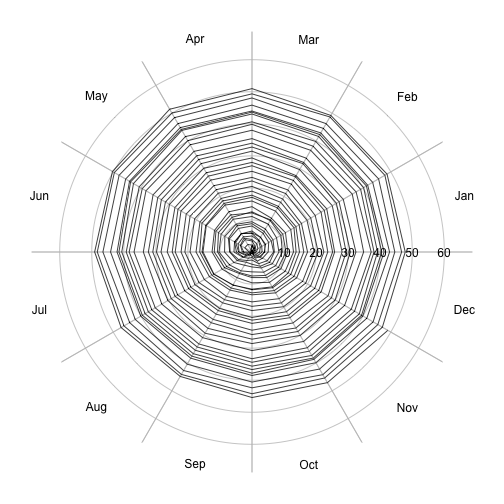

R code for this plot:

## ----hodograph, fig.path='2014-02-08-'-----------------------------------
hodograph <- function(x, y, t, rings, tcut=c("daily", "yearly"), ...)
{
    tcut <- match.arg(tcut)
    if (missing(t)) {
        stop("x-y method not coded yet\n")
    } else {
        if (!missing(y)) {
            stop("cannot give y if t is given\n")
        }
        if (tcut== "yearly") {
            ## x=x(t)
            t <- as.POSIXlt(t)
            start <- ISOdatetime(1900+as.POSIXlt(t[1])$year, 1, 1, 0, 0, 0,
                                 tz=attr(t, "tzone"))
            day <- as.numeric(julian(t, origin=start))
            xx <- x * cos(day / 365 * 2 * pi)
            yy <- x * sin(day / 365 * 2 * pi)
            ## axes
            if (missing(rings))
                rings <- pretty(sqrt(xx^2 + yy^2))
            rscale <- 1.04 * max(rings)
            theta <- seq(0, 2 * pi, length.out=200)
            plot(xx, yy, asp=1, xlim=rscale*c(-1.1,1.1), ylim=rscale*c(-1.1, 1.1),
                 type='n', xlab="", ylab="", axes=FALSE)
            ## month lines
            month <- c("Jan", "Feb", "Mar", "Apr", "May", "Jun", "Jul", "Aug", "Sep", "Oct", "Nov", "Dec")
            for (m in 1:12) {
                phi <- 2*pi*(m-1)/12
                lines(rscale*cos(phi)*c(-1.1,1.1), rscale*sin(phi)*c(-1.1,1.1), col='gray')
                phi <- 2*pi*(0.5/12+(m-1)/12)
                text(1.1*rscale * cos(phi), 1.1*rscale * sin(phi), month[m]) 
            }
            for (r in rings) {
                ## do not mess up the origin with a ring and label
                if (r > 0) {
                    gx <- r * cos(theta)
                    gy <- r * sin(theta)
                    lines(gx, gy, col='gray')
                    text(gx[1], 0, format(r))
                }
            }
            points(xx, yy, ...)
        } else {
            stop("only tcut=\"yearly\" works at this time\n")
        }
    }
}
data(co2)
year <- as.numeric(time(co2))
t0 <- as.POSIXlt("1959-01-01 00:00:00", tz="UTC")
t <- t0 + (year - year[1]) *365*86400
par(mar=rep(1, 4))
hodograph(x=co2-co2[1], t=t, tcut="yearly", type="l")


## ----timeseries, fig.path='2014-02-08-'----------------------------------
plot(co2)
